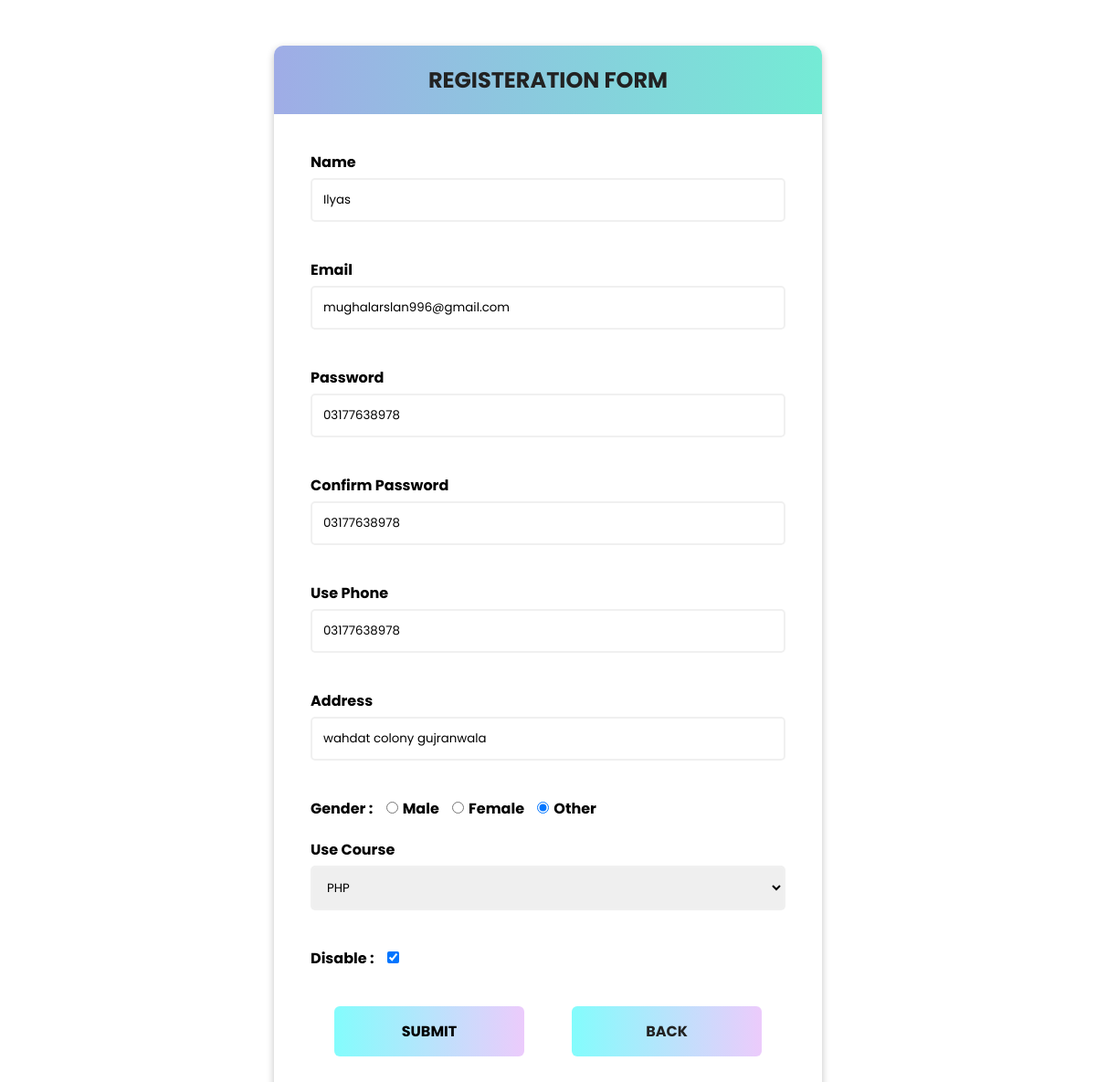
/addusers.php?id=97, run on the app's committed database.
### tables this page shows
CREATE TABLE `tbl_userdata` (
  `id` int(11) NOT NULL,
  `user_firstname` varchar(255) NOT NULL,
  `user_email` varchar(255) NOT NULL,
  `user_password` varchar(255) NOT NULL,
  `user_confirm_pass` varchar(15) NOT NULL,
  `user_phone` varchar(255) NOT NULL,
  `user_address` varchar(255) NOT NULL,
  `user_gender` varchar(10) NOT NULL,
  `user_status` varchar(255) NOT NULL,
  `user_disable` text NOT NULL
);

### database.php (called while the page is built, shortened)
<?php
class database
{
    private $db_host = "localhost";
    private $db_user = "root";
    private $db_pass = "";
    private $db_name = "user_detail";
    private $con = false;
    private $mysqli = "";
    public function __construct()
    {
        if (!$this->con) {
            $this->mysqli = new mysqli($this->db_host, $this->db_user, $this->db_pass, $this->db_name);
            $this->con = true;
        } else {
            return true;
        }
    }
    public function select($id = null, $email = null)
    {
        $sql = "SELECT * FROM tbl_userdata";
        if ($id != null) {
            $sql .= " WHERE `id`=$id ";
        }
        $data = $this->mysqli->query($sql);
        if ($data->num_rows > 0) {
            $alldata = array();
            while ($row = $data->fetch_assoc()) {
                $alldata[] = $row;
            }
            return $alldata;
        } else {
            return false;
        }
    }
}

### addusers.php (the view, shortened to what this page needs)
<?php
include("database.php");
$obj = new database();
$name = "";
$email = "";
$password = "";
$confirm_pass = "";
$phone = "";
$address = "";
$course = "";
$gender = "";
$disable  = "";
if (isset($_GET['id']) && $_GET['id'] != "") {
    $id = $_GET['id'];
    $data = $obj->select($id);
    $name = $data['0']['user_firstname'];
    $email = $data['0']['user_email'];
    $password = $data['0']['user_password'];
    $confirm_pass = $data['0']['user_confirm_pass'];
    $phone = $data['0']['user_phone'];
    $address = $data['0']['user_address'];
    $course = $data['0']['user_status'];
    $gender = $data['0']['user_gender'];
    $disable = $data['0']['user_disable'];
}
    ?>
<!DOCTYPE html>
<html lang="en">
<head>
    <link rel="stylesheet" href="https://use.fontawesome.com/releases/v5.15.4/css/all.css" />
    <link rel="stylesheet" href="css/all.min.css" />
    <link rel="stylesheet" href="css/style.css" />
</head>
<body>
    <div class="container">
        <div class="header">
            <h2>Registeration Form</h2>
        </div>
        <form class="form" action="" id="form" name="form" method="POST" onsubmit="return Validate() ">
            <div class="form-control">
                <label for="user Name"> Name </label>
                <input type="text" name="name" id="username" placeholder="Enter Your Full Name" autocomplete="off" value="<?php echo $name; ?>" />
            </div>
            <div class="form-control">
                <label for="Email">Email </label>
                <input type="email" name="email" id="useremail" placeholder="Enter Your Email" autocomplete="off" value="<?php echo $email; ?>" oninput="checkemail()"/>
            </div>
            <div class="form-control">
                <label for="Password">Password </label>
                <input type="text" id="userpassword" name="password" placeholder="Enter Your Password" autocomplete="off" value="<?php echo $password; ?>" />
            </div>
            <div class="form-control">
                <label for="confirm Password">Confirm Password </label>
                <input type="text" id="userconfirmpassword" name="confirm_pass" placeholder="Confirm Password" autocomplete="off" value="<?php echo $confirm_pass; ?>" />
            </div>
            <div class="form-control">
                <label for="user Phone">Use Phone </label>
                <input type="number" id="userphone" name="phone" placeholder="Enter Your Phone Number" autocomplete="off" value="<?php echo $phone; ?>"  oninput="checkphone()"/>
            </div>
            <div class="form-control">
                <label for="Address">Address</label>
                <input type="text" id="address" name="address" placeholder="Enter Your Address" autocomplete="off" value="<?php echo $address; ?>" />
            </div>
            <div class="form-control " id="genderclass">
                <label for="Gender">Gender : </label>
                <label for="Male"><input type="radio" name="gender" value="Male" id="Male" <?php if ($gender == 'Male') echo 'Checked'; ?> />Male</label>
                <label for="Female"><input type="radio" name="gender" value="Female" id="Female" <?php if ($gender == 'Female') echo 'Checked'; ?> />Female</label>
                <label for="Other"><input type="radio" name="gender" value="Other" id="Other" <?php if ($gender == 'Other') echo 'Checked'; ?> />Other</label>
            </div>
            <div class="form-control">
                <label for="Course">Use Course </label>
                <select name="course" id="usercourse">
                    <option value="PHP" <?php if ($course == 'PHP') echo 'selected'; ?>>PHP</option>
                </select>
            </div>
            <div class="form-control " id="genderclass">
                <label for="disable">Disable : </label>
                <label for="disable"><input type="checkbox" name="disable" value="disable" id="disable" <?php if ($disable == "disable") echo 'checked'; ?> /></label>
            </div>
            <div class="btns">
                <button type="submit" id="submit" name="submit" class="btn submit_btn">Submit</button>
                <a href="index.php" class="btn">Back</a>
            </div>
        </form>
    </div>
</body>
</html>

### css/style.css (style rules this page uses)
* { margin: 0; padding: 0; box-sizing: border-box; font-family: 'Poppins', sans-serif; }
:root { --lg-lightcolor: linear-gradient(to left, rgba(217, 151, 248, 0.5),rgba(8, 250, 250, 0.5)); --lg-color : linear-gradient(to left, #74ebd5, #9face6); }
body { background: none; background-size: 100%; background-repeat: no-repeat; display: flex; align-items: center; justify-content: center; min-height: 100vh; width: 100vw; }
.container { margin: auto; background: none; margin-top: 50px; margin-bottom: 50px; background-color: #fff; border-radius: 10px; box-shadow: rgba(0, 0, 0, 0.24) 0px 3px 8px; overflow: hidden; width: calc(100vw - 50vw); max-width: 100%; }
.header { background: var(--lg-color); padding: 20px 0 ; }
.header h2 { color: #222; font-size: 24px; text-transform: uppercase; text-align: center; }
.form { padding: 40px; }
.form-control { margin-bottom: 15px; position: relative; }
.form-control label { display: inline-block; margin-bottom: 5px; font-weight: bold; cursor: pointer; }
.form-control input[type=text],input[type=email],input[type=number],input[type=password],select { width: 100%; border: 2px solid #f0f0f0; border-radius: 5px ; font: 14px; padding: 12px; display: block; }
.form-control input[type=radio],input[type=checkbox] { margin-left: 10px; margin-right: 5px; }
.form .btn { flex-basis: 40%; background: var(--lg-lightcolor); border-radius: 6px; border: none; outline: none; display: block; font-size: 16px; padding: 15px 0 ; margin-top: 20px; width: 50%; font-weight: bold; text-transform: uppercase; transition: all 1s ease; }
.btns { display: flex; justify-content: space-around; }
.form a { text-align: center; text-decoration: none; color: #222; }

### data on the page
tbl_userdata: name "Ilyas", password "03177638978", confirm_pass "03177638978", phone "03177638978", address "wahdat colony gujranwala", user_gender "☐ Male", user_gender "☐ Female", user_gender "☑ Other", course "PHP", user_disable "☑"
